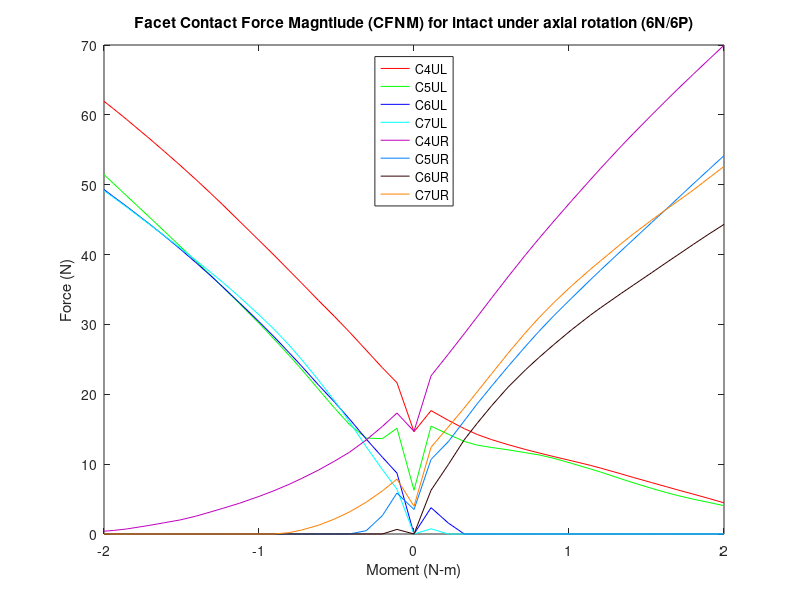

MATLAB code for this plot:
%% Facet contact force magnitude (N)
% model4_APSlide_Notether_6p & 6n

clear all;
%% 6P
figure (15)

c4ulxp=[2 2.05499 2.11058 2.16207 2.20435 2.25007 2.30324 2.36036 2.40263 2.45125 2.50837 2.56869 2.60135 2.66917 2.7073 2.76599 2.81551 2.85069 2.90069 2.95128 3]-2;
c4ulyp=[14.6465 17.6641 16.2742 15.0893 14.2362 13.5148 12.7931 12.0899 11.6112 11.076 10.4822 9.83211 9.44259 8.59489 8.09819 7.36486 6.75141 6.31126 5.71018 5.08813 4.4617 ];

c4urxp=[2 2.05499 2.11058 2.16207 2.20435 2.25007 2.30324 2.36036 2.40263 2.45125 2.50837 2.56869 2.60135 2.66917 2.7073 2.76599 2.81551 2.85069 2.90069 2.95128 3]-2;
c4uryp=[14.7053 22.643 25.7406 28.6687 31.1169 33.767 36.8054 39.996 42.26 44.791 47.6988 50.6996 52.3083 55.5533 57.3069 59.9556 62.1484 63.6842 65.809 67.9304 69.96  ];

c5ulxp=[2 2.05499 2.11058 2.16207 2.20435 2.25007 2.30324 2.36036 2.40263 2.45125 2.50837 2.56869 2.60135 2.66917 2.7073 2.76599 2.81551 2.85069 2.90069 2.95128 3]-2;
c5ulyp=[6.26926 15.4395 14.2795 13.2512 12.7188 12.3873 12.0524 11.6335 11.3262 10.8302 10.1117 9.32128 8.8755 7.88208 7.33522 6.54574 5.91449 5.50763 4.98442 4.52008 4.05661 ];

c5urxp=[2 2.05499 2.11058 2.16207 2.20435 2.25007 2.30324 2.36036 2.40263 2.45125 2.50837 2.56869 2.60135 2.66917 2.7073 2.76599 2.81551 2.85069 2.90069 2.95128 3]-2;
c5uryp=[3.50286 10.6786 13.2135 16.1957 18.6644 21.1496 23.9697 26.8931 28.9877 31.2604 33.7664 36.373 37.7573 40.5766 42.1418 44.5664 46.5873 48.0416 50.1137 52.1801 54.1607];

c6ulxp=[2 2.05499 2.11058 2.16207 2.20435 2.25007 2.30324 2.36036 2.40263 2.45125 2.50837 2.56869 2.60135 2.66917 2.7073 2.76599 2.81551 2.85069 2.90069 2.95128 3]-2;
c6ulyp=[0.00452416 3.77235 1.57393 0.00573045 0.00453928 0.00384436 0.00323669 0.00294759 0.00275869 0.00253958 0.00227388 0.00200846 0.00187654 0.00161693 0.00147849 0.00128432 0.00114194 0.00105472 0.000947563 0.00084333 0.000748629 ];

c6urxp=[2 2.05499 2.11058 2.16207 2.20435 2.25007 2.30324 2.36036 2.40263 2.45125 2.50837 2.56869 2.60135 2.66917 2.7073 2.76599 2.81551 2.85069 2.90069 2.95128 3]-2;
c6uryp=[0.00369928 6.26525 9.93058 13.4838 15.8797 18.3425 21.01 23.5296 25.2498 27.1238 29.2359 31.3156 32.3705 34.4662 35.6187 37.3835 38.8956 39.9461 41.4488 42.9389 44.3186  ];

c7ulxp=[2 2.05499 2.11058 2.16207 2.20435 2.25007 2.30324 2.36036 2.40263 2.45125 2.50837 2.56869 2.60135 2.66917 2.7073 2.76599 2.81551 2.85069 2.90069 2.95128 3]-2;
c7ulyp=[0.00384772 0.74331 0.00540451 0.00453242 0.00396596 0.00339126 0.00284377 0.00248166 0.00223764 0.00197349 0.00168657 0.00142565 0.00130359 0.00107972 0.000960504 0.000785764 0.000655447 0.000569066 0.000462237 0.000374765 0.000305106 ];

c7urxp=[2 2.05499 2.11058 2.16207 2.20435 2.25007 2.30324 2.36036 2.40263 2.45125 2.50837 2.56869 2.60135 2.66917 2.7073 2.76599 2.81551 2.85069 2.90069 2.95128 3]-2;
c7uryp=[3.9787 12.4152 15.3175 18.0424 20.3852 22.9195 25.8617 28.8645 30.9376 33.1354 35.5252 37.8798 39.0881 41.5911 42.9436 44.9239 46.5239 47.6361 49.2306 50.9684 52.6168 ];

%% 6N

c4ulxn=-1*[2 2.05499 2.10192 2.15388 2.20807 2.25585 2.30786 2.36346 2.40295 2.45178 2.50023 2.56364 2.61714 2.65515 2.70515 2.75515 2.80515 2.85515 2.92702 2.96921 3]+2;
c4ulyn=[14.6465 21.6539 23.7932 26.3012 28.9063 31.1071 33.4206 35.9615 37.7331 39.929 42.0482 44.8033 47.1322 48.7404 50.8063 52.8121 54.757 56.6707 59.3457 60.8637 61.9423 ];

c4urxn=-1*[2 2.05499 2.10192 2.15388 2.20807 2.25585 2.30786 2.36346 2.40295 2.45178 2.50023 2.56364 2.61714 2.65515 2.70515 2.75515 2.80515 2.85515 2.92702 2.96921 3]+2;
c4uryn=[14.7053 17.3133 15.4026 13.4661 11.7108 10.4393 9.15681 7.93122 7.10969 6.19453 5.37453 4.39364 3.66777 3.17235 2.53266 2.00664 1.61512 1.22061 0.721087 0.509624 0.403276];

c5ulxn=-1*[2 2.05499 2.10192 2.15388 2.20807 2.25585 2.30786 2.36346 2.40295 2.45178 2.50023 2.56364 2.61714 2.65515 2.70515 2.75515 2.80515 2.85515 2.92702 2.96921 3]+2;
c5ulyn=[6.26926 15.1384 13.6534 13.7272 15.6694 18.0039 20.6975 23.6101 25.5845 27.923 30.1907 33.0261 35.3546 36.9965 39.1175 41.2193 43.338 45.4293 48.4094 50.1647 51.4542 ];

c5urxn=-1*[2 2.05499 2.10192 2.15388 2.20807 2.25585 2.30786 2.36346 2.40295 2.45178 2.50023 2.56364 2.61714 2.65515 2.70515 2.75515 2.80515 2.85515 2.92702 2.96921 3]+2;
c5uryn=[3.50286 5.86869 2.64041 0.479347 0.00488626 0.00461932 0.00442627 0.00425393 0.00412084 0.00394852 0.00377306 0.00354966 0.00337107 0.00324716 0.00308344 0.00291437 0.00273902 0.00256529 0.00231943 0.0021789 0.00207872];

c6ulxn=-1*[2 2.05499 2.10192 2.15388 2.20807 2.25585 2.30786 2.36346 2.40295 2.45178 2.50023 2.56364 2.61714 2.65515 2.70515 2.75515 2.80515 2.85515 2.92702 2.96921 3]+2;
c6ulyn=[0.00452416 8.72062 10.9886 13.5833 16.4633 18.8531 21.3296 24.0775 25.9653 28.2434 30.4048 33.128 35.3809 36.9442 38.9153 40.8368 42.6689 44.4361 46.8886 48.2766 49.3095 ];

c6urxn=-1*[2 2.05499 2.10192 2.15388 2.20807 2.25585 2.30786 2.36346 2.40295 2.45178 2.50023 2.56364 2.61714 2.65515 2.70515 2.75515 2.80515 2.85515 2.92702 2.96921 3]+2;
c6uryn=[0.00369928 0.65608 0.00434482 0.0033297 0.00278951 0.00246145 0.00215162 0.00186059 0.0016939 0.00151432 0.00135442 0.00116852 0.00102935 0.000936449 0.000820046 0.000706051 0.000601629 0.000508757 0.000390095 0.00032432 0.000279468 ];

c7ulxn=-1*[2 2.05499 2.10192 2.15388 2.20807 2.25585 2.30786 2.36346 2.40295 2.45178 2.50023 2.56364 2.61714 2.65515 2.70515 2.75515 2.80515 2.85515 2.92702 2.96921 3]+2;
c7ulyn=[0.00384772 6.41974 9.22065 12.4684 16.0738 19.0288 22.0096 25.0275 27.0486 29.3239 31.3835 33.9722 36.0325 37.4359 39.2301 40.9745 42.6942 44.3855 46.7948 48.1683 49.1486 ];

c7urxn=-1*[2 2.05499 2.10192 2.15388 2.20807 2.25585 2.30786 2.36346 2.40295 2.45178 2.50023 2.56364 2.61714 2.65515 2.70515 2.75515 2.80515 2.85515 2.92702 2.96921 3]+2;
c7uryn=[3.9787 7.85546 6.17091 4.56247 3.15396 2.15821 1.25699 0.555789 0.191182 0.00300904 0.00249769 0.00226995 0.00208171 0.00194928 0.00177793 0.00161687 0.00146366 0.00131886 0.00112854 0.00103012 0.000966087 ];
%% left

c4xl=2*[flip(c4ulxn(2:21)),c4ulxp];
c4yl=[flip(c4ulyn(2:21)),c4ulyp];
a=plot(c4xl,c4yl,'r');
hold on

c5xl=2*[flip(c5ulxn(2:21)),c5ulxp];
c5yl=[flip(c5ulyn(2:21)),c5ulyp];
b=plot(c5xl,c5yl,'g');
hold on

c6xl=2*[flip(c6ulxn(2:21)),c6ulxp];
c6yl=[flip(c6ulyn(2:21)),c6ulyp];
c=plot(c6xl,c6yl,'b');
hold on

c7xl=2*[flip(c7ulxn(2:21)),c7ulxp];
c7yl=[flip(c7ulyn(2:21)),c7ulyp];
d=plot(c7xl,c7yl,'c');
hold on
%% Right

c4xr=2*[flip(c4urxn(2:21)),c4urxp];
c4yr=[flip(c4uryn(2:21)),c4uryp];
e=plot(c4xr,c4yr,'color',[0.75, 0, 0.75]);
hold on

c5xr=2*[flip(c5urxn(2:21)),c5urxp];
c5yr=[flip(c5uryn(2:21)),c5uryp];
f=plot(c5xr,c5yr,'color',[0 0.5 1]);
hold on

c6xr=2*[flip(c6urxn(2:21)),c6urxp];
c6yr=[flip(c6uryn(2:21)),c6uryp];
g=plot(c6xr,c6yr,'color',[0.2 0 0]);
hold on

c7xr=2*[flip(c7urxn(2:21)),c7urxp];
c7yr=[flip(c7uryn(2:21)),c7uryp];
h=plot(c7xr,c7yr,'color',[1 .5 0]);

leg=[a,b,c,d,e,f,g,h];
title('Facet Contact Force Magntiude (CFNM) for intact under axial rotation (6N/6P)')
xlabel('Moment (N-m)')
ylabel('Force (N)')
legend(leg,'C4UL','C5UL','C6UL','C7UL','C4UR','C5UR','C6UR','C7UR','location','north')
